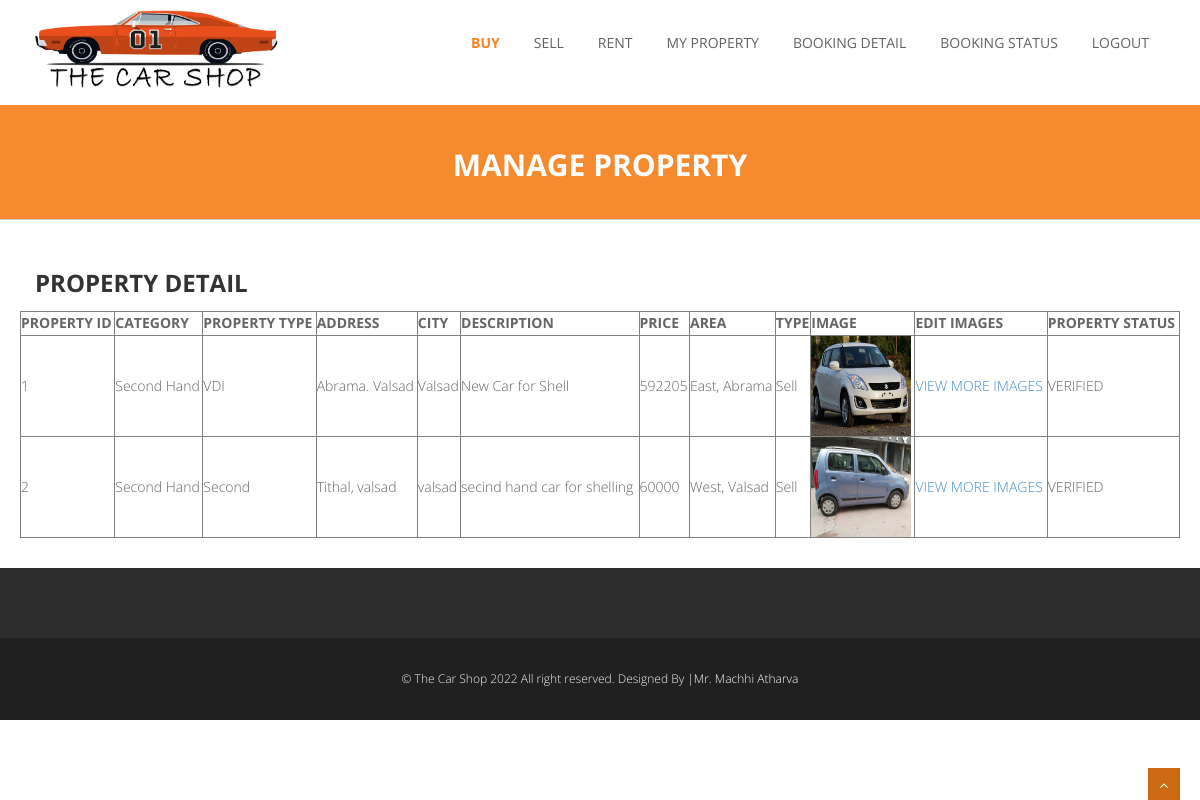
Screenshot of /cust_view_property.php with the database file from the repository.
### tables this page shows
CREATE TABLE `property_master` (
  `property_id` int(10) NOT NULL,
  `category_id` int(10) NOT NULL,
  `property_type` varchar(50) NOT NULL,
  `address` varchar(200) NOT NULL,
  `city` varchar(10) NOT NULL,
  `description` varchar(200) NOT NULL,
  `property_price` int(10) NOT NULL,
  `property_img` varchar(50) NOT NULL,
  `property_area` varchar(20) NOT NULL,
  `type` int(1) NOT NULL,
  `status` int(1) NOT NULL,
  `customer_id` int(10) NOT NULL
);

CREATE TABLE `category_master` (
  `category_id` int(10) NOT NULL,
  `category` varchar(50) NOT NULL
);

### cust_view_property.php (the view, shortened to what this page needs)
<?php
include("cust_header.php");
include("connect.php");
?>
<section id="inner-headline">
	<div class="container">
		<div class="row">
			<div class="col-lg-12">
				<h2 class="pageTitle">MANAGE PROPERTY</h2>
			</div>
		</div>
	</div>
	</section>
	<section id="content">
	<div class="container">
	<div class="row">
								<div class="col-md-6">
									<h3>PROPERTY DETAIL</h3>
								</div>
								<div class="col-md-6">
									<h3><br/></h3>
								</div>
									<?php
										$cid=$_SESSION['cid'];
										$qur1=mysqli_query($con,"select * from property_master where customer_id='$cid'");
										if(mysqli_num_rows($qur1)>0)
										{
											echo "<table width='100%' border='1'>
												<tr>
													<th>PROPERTY ID</th>
													<th>CATEGORY</th>
													<th>PROPERTY TYPE</th>
													<th>ADDRESS</th>
													<th>CITY</th>
													<th>DESCRIPTION</th>
													<th>PRICE</th>
													<th>AREA</th>
													<th>TYPE</th>
													<th>IMAGE</th>
													<th>EDIT IMAGES</th>
													<th>PROPERTY STATUS</th>
												</tr>";
											while($q1=mysqli_fetch_array($qur1))
											{
												echo "<tr>";
												echo "<td>$q1[0]</td>";
												$qur2=mysqli_query($con,"select * from category_master where category_id='$q1[1]'");
												$q2=mysqli_fetch_array($qur2);
												echo "<td>$q2[1]</td>";
												echo "<td>$q1[2]</td>";
												echo "<td>$q1[3]</td>";
												echo "<td>$q1[4]</td>";
												echo "<td>$q1[5]</td>";
												echo "<td>$q1[6]</td>";
												echo "<td>$q1[8]</td>";
												if($q1[9]=="1")
												{
													echo "<td>Rent</td>";
												}else{
													echo "<td>Sell</td>";
												}
												echo "<td><a href='$q1[7]' target='_blank'><img src='$q1[7]' style='width:100px; height:100px' ></a></td>";
												echo "<td><a href='cust_sell_img.php?pid=$q1[0]'>VIEW MORE IMAGES</a></td>";
												if($q1[10]=="0")
												{
													echo "<td>UPLOADED</td>";
												}else if($q1[10]=="1"){
													echo "<td>VERIFIED</td>";
												}else if($q1[10]=="2"){
													echo "<td>NOT VERIFIED</td>";
												}
												echo "</tr>";
											}
											echo "</table>";
										}else{
											echo "No Property Found";
										}
									?>
							</div>
	</div>
	</section>
<?php
include("footer.php");
?>

### css/style.css (style rules this page uses)
body { font-family:'Open Sans', Arial, sans-serif; font-size:14px; font-weight:300; line-height:1.6em; color:#656565; }
h1,h2, h3, h4, h5, h6 { font-family:'Open Sans', Arial, sans-serif; font-weight:700; line-height:1.1em; color: #333; margin-bottom: 7px; }
h3 { margin-bottom:15px; }
.container { padding:0 20px 0 20px; position:relative; }
.row,.row-fluid { margin-bottom:30px; }
.pageTitle { color: #fff; margin: 30px 0 3px; display: inline-block; }
#content { position:relative; background:#fff; padding: 30px 0 0px 0; }
#content img { max-width:100%; height:auto; }
#inner-headline { position: relative; margin: 0; padding: 0; color: #F58A2E; background: #F58A2E; margin-top: 3px; padding-top: 8px; border-bottom: 1px solid #CBCBCB; }
#inner-headline h2.pageTitle { color: #FFFFFF; padding: 5px 0; text-align:center; display:block; }
img { width: 100%; }

### rows the page displays
property_master: property_id "1", category.category "Second Hand", property_type "VDI", address "Abrama. Valsad", city "Valsad", description "New Car for Shell", property_price "592205", property_area "East, Abrama", type "Sell", property_img (picture), status "VERIFIED"
property_master: property_id "2", category.category "Second Hand", property_type "Second", address "Tithal, valsad", city "valsad", description "secind hand car for shelling", property_price "60000", property_area "West, Valsad", type "Sell", property_img (picture), status "VERIFIED"
